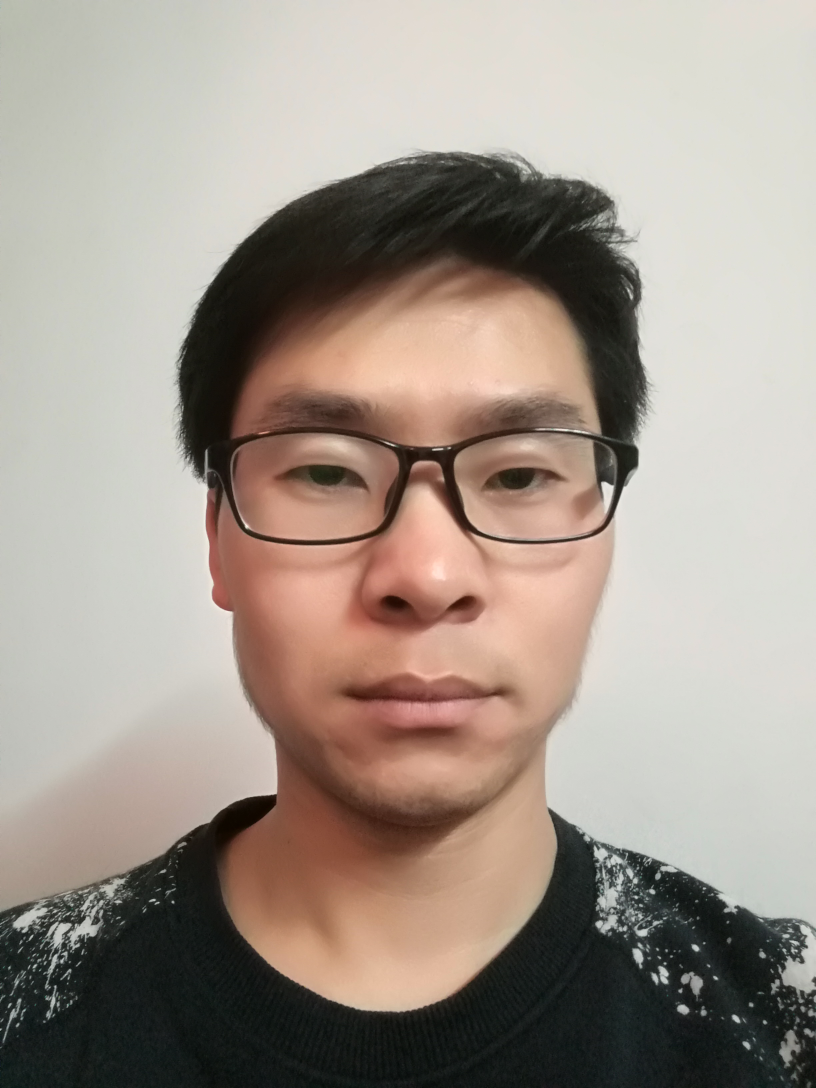
#> input picture Fatigue with OpenCV/me-day1.jpg, 2448 x 3264 px, given in place of the camera (shown at 1/3 size)
$ python '2_front face eye mouth.py'
#> lines starting #> are read from the running program, lines starting #| are printed output that depends on the picture
import os
import numpy
from PIL import Image, ImageDraw
import cv2

#获取外接摄像头
webcam = cv2.VideoCapture(0)

#获取摄像头返回的宽和高,确定保存视频的格式
# ''' cv.VideoWriter参数（视频存放路径，视频存放格式，fps帧率，视频宽高）
#     注意点1：OpenCV只支持avi的格式，而且生成的视频文件不能大于2GB，而且不能添加音频
#     注意点2：若填写的文件名已存在，则该视频不会录制成功，但可正常使用'''
# size = (int(webcam.get(cv2.CAP_PROP_FRAME_WIDTH) + 0.5), int(webcam.get(cv2.CAP_PROP_FRAME_HEIGHT) + 0.5))
# fourcc = cv2.VideoWriter_fourcc(*'mp4v')
# video = cv2.VideoWriter(r"C:\Users\RongYue\Desktop\FatigueTests\eye_mouth_openCV.avi", fourcc, 5, size)

#正脸和侧脸识别
face_classifier = cv2.CascadeClassifier(r"C:\Program Files\opencv\opencv-master\data\haarcascades\haarcascade_frontalface_alt.xml")
sideFace_classifier = cv2.CascadeClassifier(r"C:\Program Files\opencv\opencv-master\data\haarcascades\haarcascade_profileface.xml")
#左眼和右眼识别
lefteye_classifier = cv2.CascadeClassifier(r"C:\Program Files\opencv\opencv-master\data\haarcascades\haarcascade_lefteye_2splits.xml")
righteye_classifier = cv2.CascadeClassifier(r"C:\Program Files\opencv\opencv-master\data\haarcascades\haarcascade_righteye_2splits.xml")
#嘴巴识别
mouth_classifier=cv2.CascadeClassifier(r"C:\Program Files\opencv\opencv_contrib-master\modules\face\data\cascades\haarcascade_mcs_mouth.xml")

#检测是否摄像头正常打开:成功打开时，isOpened返回ture
while (webcam.isOpened()):
    '''第一个参数ret的值为True或False，代表有没有读到图片
           第二个参数是frame，是当前截取一帧的图片
        '''
    ret, frame = webcam.read()
#> frame is the input picture: shape (3264, 2448, 3); mean B, G, R 139.4, 149.4, 161

    gray = cv2.cvtColor(frame, cv2.COLOR_BGR2GRAY)
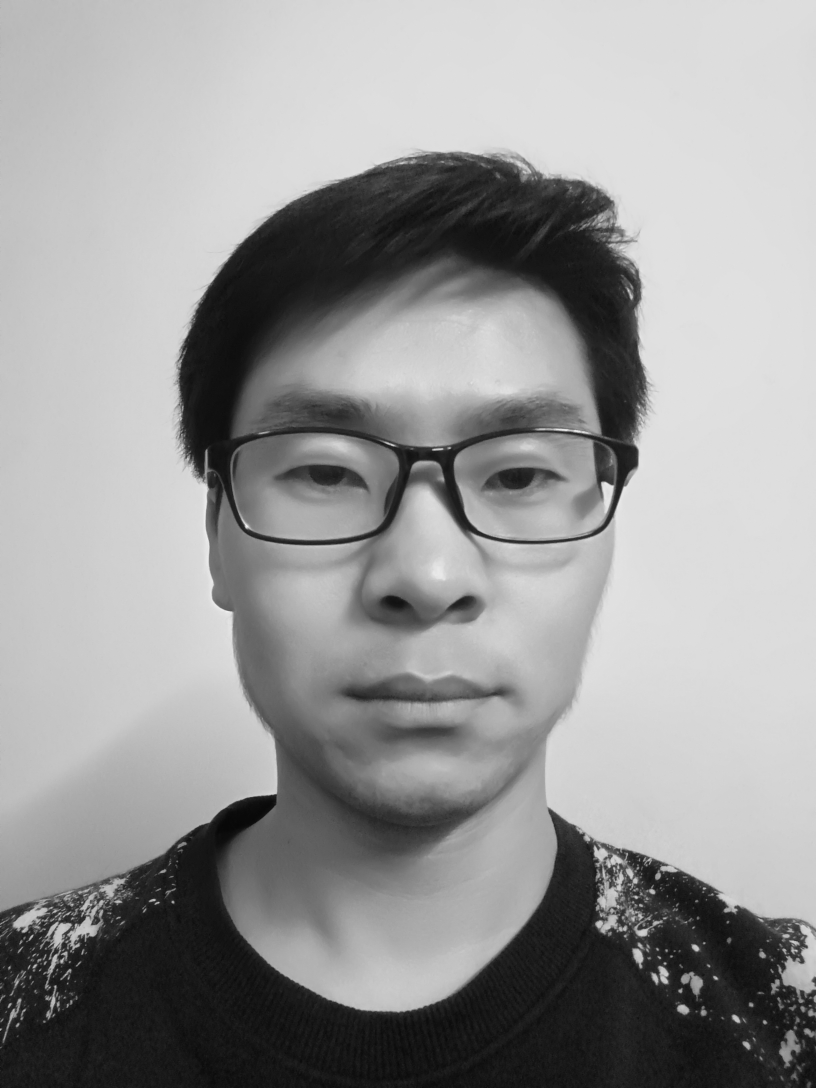
#> gray: shape (3264, 2448) (shown at 1/3 size); min 5, max 251, mean 151.7
    gray = cv2.equalizeHist(gray)
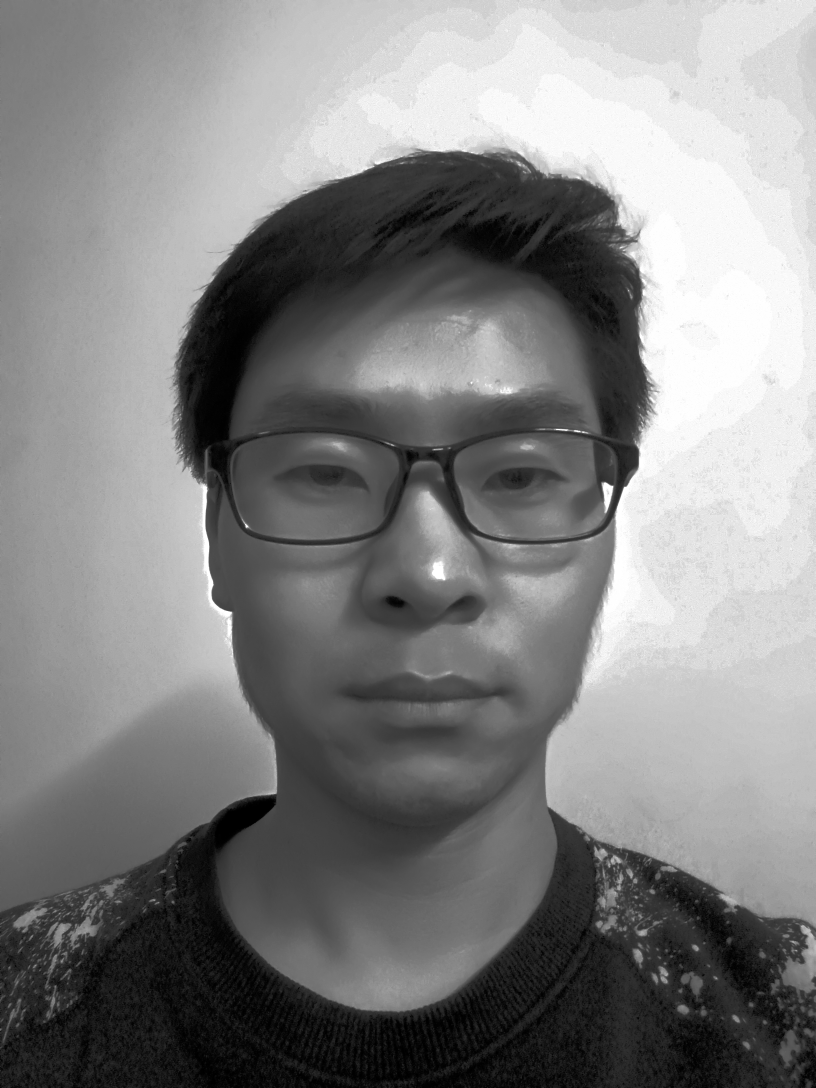
#> gray: shape (3264, 2448) (shown at 1/3 size); min 0, max 255, mean 129.2

    #检测
    '''detectMultiScale参数
    （要操作的图像img；
    每次缩小图像的比例scale——合理范围1.1~1.4 尺度越大越容易遗漏检测对象但检测速度加快，尺度越小检测越细致速度越慢；
    投票数minNeighbors——默认0，增加投票数，检测条件越苛刻，越容易滤除误检对象；
    匹配物体的大小范围——minSize(像素*像素)~maxSize(像素*像素)，要使得图像落在检测器的范围内）'''
    # for small
    faces = face_classifier.detectMultiScale(gray,scaleFactor=1.3,minNeighbors=4,minSize=(60,60),maxSize=(300,300),flags=cv2.CASCADE_SCALE_IMAGE)
#> faces = ()
    # 如果没有正脸，试试侧脸
    faces = faces if len(faces) else sideFace_classifier.detectMultiScale(gray, scaleFactor=1.1, minNeighbors=5,minSize=(30, 30), flags=cv2.IMREAD_GRAYSCALE)
    print("a: ", faces)
#| a:  ()

    # 检测到人脸
    if len(faces) > 0:

        # [4 lines of commented-out code are left out]

        faces = faces[(faces[:, 2] * faces[:, 3]).argsort()]  # 按照人脸面积w*h从小到大排序
        print("b: ", faces)
        x, y, w, h = faces[-1]  # 取最大人脸
        print("c: ", x, y, w, h)

        cv2.rectangle(frame, (x, y), (x + w, y+h), (255, 0, 0), 2)
        face_gray = cv2.rectangle(gray, (x, y), (x + w, y + h), (255, 0, 0), 2)
        face_color = cv2.rectangle(frame, (x, y), (x + w, y + h), (255, 0, 0), 2)


        # 眼睛位于人脸高度0.2h~0.5h，宽度0.13w~0.87W，对此位置定位以精确识别眼睛
        eh1 = int(h * 0.25)
        eh2 = int(h * 0.5)
        ew1 = int(w * 0.13)
        ew2 = int(w * 0.5)
        ew3 = int(w * 0.87)
        # 同样的，截取人脸区域下半部分，以精确识别嘴巴的位置
        mh1 = int(h * 0.7)
        mh2 = int(h * 1)
        mw1 = int(w * 0.25)
        mw2 = int(w * 0.75)

        '''img获取坐标为，【y,y+h之间（竖）：x,x+w之间(横)范围内的数组】
                       img_facehalf_left 截取左眼区域，即图像的右半区域
                       img_facehalf_right截取右眼区域，在图像的左半区域
                       img_facehalf_bottom是截取人脸识别到区域下半部分'''
        left_gray = face_gray[y + eh1:y +eh2, x + ew2:x + ew3]
        right_gray=face_gray[y + eh1:y + eh2,x + ew1:x + ew2]
        bottom_gray = face_gray[y+mh1:y+mh2, x:x + w]

        left_color = face_color[y + eh1:y + eh2, x + ew2:x + ew3]
        right_color = face_color[y + eh1:y + eh2, x + ew1:x + ew2]
        bottom_color = face_color[y + mh1:y + mh2, x:x + w]

        # 画出左右眼和人脸下部分区域
        '''矩形画出区域 rectangle参数（图像，左顶点坐标(x,y)，右下顶点坐标（x+w,y+h），线条颜色，线条粗细）'''
        cv2.rectangle(face_color, (x + ew1, y + eh1), (x + ew2, y + eh2), (255, 0, 0), 2)
        cv2.rectangle(face_color, (x + ew2, y + eh1), (x + ew3, y + eh2), (255, 0, 0), 2)
        cv2.rectangle(face_color, (x + mw1, y + mh1), (x + mw2, y + mh2), (255, 0, 0), 2)

        # 检测器识别左眼
        #for small
        lefteyes = lefteye_classifier.detectMultiScale(left_gray, scaleFactor=1.05, minNeighbors=1,minSize=(20,20),maxSize=(80,80),flags=cv2.CASCADE_SCALE_IMAGE)
        # for big
        # faceRects_lefteye = classifier_eye.detectMultiScale(img_facehalf, scaleFactor=1.3, minNeighbors=16, minSize=(40, 40),maxSize=(80, 80), flags=cv2.CASCADE_SCALE_IMAGE)

        # 检测到左眼后循环
        if len(lefteyes) > 0:
            for lefteye in lefteyes:
                xl1, yl1, wl1, hl1 = lefteye
                # 画出左眼区域
                cv2.rectangle(left_color, (xl1, yl1), (xl1 + wl1, yl1 + hl1), (0, 255, 0), 2)

        # 检测器识别右眼
        #for small
        righteyes = righteye_classifier.detectMultiScale(right_gray, scaleFactor=1.05, minNeighbors=1,minSize=(20,20),maxSize=(80,80),flags=cv2.CASCADE_SCALE_IMAGE)
        # for big
        # faceRects_righteye = classifier_eye.detectMultiScale(img_facehalf, scaleFactor=1.3, minNeighbors=16, minSize=(40, 40),maxSize=(80, 80), flags=cv2.CASCADE_SCALE_IMAGE)

        # 检测到右眼后循环
        if len(righteyes) > 0:
            for righteye in righteyes:
                xr1, yr1, wr1, hr1 = righteye
                # 画出右眼区域
                cv2.rectangle(right_color, (xr1, yr1), (xr1 + wr1, yr1 + hr1), (0, 255, 0), 2)


        # 嘴巴检测器
        #for small
        mouths=mouth_classifier.detectMultiScale(bottom_gray,scaleFactor=1.05,minNeighbors=10,minSize=(5,5),maxSize=(80,80),flags=cv2.CASCADE_SCALE_IMAGE)
        #for big
        # faceRects_mouth=classifier_mouth.detectMultiScale(img_facehalf_bottom,scaleFactor=1.3,minNeighbors=10,minSize=(40,40),maxSize=(80,80),flags=cv2.CASCADE_SCALE_IMAGE)

        if len(mouths) > 0:
            for mouth in mouths:
                xm1, ym1, wm1, hm1 = mouth
                cv2.rectangle(bottom_color, (xm1,ym1), (xm1+ wm1, ym1 + hm1),(0, 0, 255), 2)

        # video.write(frame)
    # 显示图片，标题名字为video
    cv2.imshow('video', frame)
    #调整窗口大小video为64*64
    cv2.resizeWindow('video',540,480)
    # 检测到键盘输入ESC Q q，退出循环
    key = cv2.waitKey(1)
#> (key Q is pressed here)
    if key in [27, ord('Q'), ord('q')]:
        break

# video.release()
#不再录制视频
webcam.release()
#释放摄像头
cv2.destroyAllWindows()
#关闭所有窗口显示
